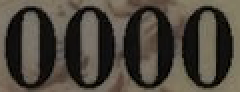
#> input picture picture_identity/images/0000x_0.png, 120 x 46 px (shown 2 times larger); its folder holds only this picture in this run
$ python -i ImgHandle.py   (imports and definitions only)
#> lines starting #> are read from the running program, lines starting #| are printed output that depends on the picture; after the words box and inside, x2 and y2 are one past the last pixel; in counts of white or black regions, pixels touching at a corner belong together
import cv2
import os
import numpy as np
import random

data = []
label = []


def get_img(img, file):
    blur = cv2.GaussianBlur(img, (3, 3), 0)  # 高斯模糊
    ret, img = cv2.threshold(blur, 60, 255, cv2.THRESH_BINARY)  # 二值化

    height, width = img.shape
    v = [0] * width
    z = [0] * height
    a = 0

    # 垂直投影：统计并存储每一列的黑点数
    for x in range(0, width):
        for y in range(0, height):
            if img[y, x] == 255:
                continue
            else:
                a = a + 1
        v[x] = a
        a = 0

    # 创建空白图片，绘制垂直投影图
    l = len(v)
    emptyImage = np.full((height, width), 255, dtype=np.uint8)
    for x in range(0, width):
        for y in range(0, v[x]):
            emptyImage[y, x] = 0

    # 分割字符
    Position = []
    Wstart = 0
    Wend = 0
    W_Start = 0
    W_End = 0
    v[0], v[len(v) - 1] = 0, 0
    for j in range(len(v)):
        if v[j] > 0 and Wstart == 0:
            W_Start = j
            Wstart = 1
            Wend = 0
        if v[j] <= 0 and Wstart == 1:
            W_End = j
            Wstart = 0
            Wend = 1
        if Wend == 1:
            Position.append([W_Start, 0, W_End, height])
            Wend = 0

    i = 0
    for m in range(len(Position)):
        if Position[m][3] / (Position[m][2] - Position[m][0]) > 1 and Position[m][3] / (
                Position[m][2] - Position[m][0]) < 5:
            temp_img = img[Position[m][1]:Position[m][3], Position[m][0]:Position[m][2]]
            # 用temp存放data和label
            temp_img = cv2.resize(temp_img, (16, 16))

            blur1 = cv2.GaussianBlur(temp_img, (1, 1), 0)  # 高斯模糊
            blur2 = cv2.GaussianBlur(temp_img, (3, 3), 0)  # 高斯模糊
            noise = sp_noise(temp_img, 0.01)

            h0, w0 = temp_img.shape
            temp_label = [0.0] * 10

            temp_data = []
            for hx in range(h0):
                for wx in range(w0):
                    temp_data.append(float(temp_img[hx, wx]))
            data.append(temp_data)

            temp_data = []
            for hx in range(h0):
                for wx in range(w0):
                    temp_data.append(float(blur1[hx, wx]))
            data.append(temp_data)

            temp_data = []
            for hx in range(h0):
                for wx in range(w0):
                    temp_data.append(float(blur2[hx, wx]))
            data.append(temp_data)

            temp_data = []
            for hx in range(h0):
                for wx in range(w0):
                    temp_data.append(float(noise[hx, wx]))
            data.append(temp_data)

            temp_data = []  # 左移
            for hx in range(h0):
                for wx in range(w0):
                    if wx < w0 - 1:
                        temp_data.append(float(temp_img[hx, wx + 1]))
                    else:
                        temp_data.append(255.0)
            data.append(temp_data)

            temp_data = []  # 右移
            for hx in range(h0):
                for wx in range(w0):
                    if wx > 0:
                        temp_data.append(float(temp_img[hx, wx - 1]))
                    else:
                        temp_data.append(255.0)
            data.append(temp_data)

            temp_data = []  # 上移
            for hx in range(h0):
                if hx < h0 - 1:
                    for wx in range(w0):
                        temp_data.append(float(temp_img[hx + 1, wx]))
                else:
                    for wx in range(w0):
                        temp_data.append(255.0)
            data.append(temp_data)

            temp_data = []  # 下移
            for hx in range(h0):
                if hx > 0:
                    for wx in range(w0):
                        temp_data.append(float(temp_img[hx - 1, wx]))
                else:
                    for wx in range(w0):
                        temp_data.append(255.0)
            data.append(temp_data)

            temp_label[int(file[i])] = 1.0
            for j in range(8):
                label.append(temp_label)
            i += 1


def sp_noise(image, prob):
    """
    添加椒盐噪声
    prob:噪声比例
    """
    output = np.zeros(image.shape, np.uint8)
    thres = 1 - prob
    for i in range(image.shape[0]):
        for j in range(image.shape[1]):
            rdn = random.random()
            if rdn < prob:
                output[i][j] = 0
            elif rdn > thres:
                output[i][j] = 255
            else:
                output[i][j] = image[i][j]
    return output


def img_handle():
    for root, dirs, files in os.walk('./images'):
        for file in files:
            img_path = root + '/' + file
            # 以灰度图的方式读取图片
            img = cv2.imread(img_path, 0)
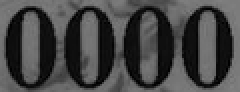
#> img: shape (46, 120) (shown 2 times larger); min 0, max 131, mean 69
            get_img(img, file)
#> in get_img, `ret, img = cv2.threshold(blur, 60, 255, cv2.THRESH_BINARY)`:
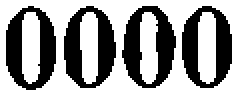
#> img: shape (46, 120) (shown 2 times larger); 59.6% white; 4 black regions, box (x1, y1, x2, y2) and area: (61, 3, 88, 44) 576, (32, 3, 58, 44) 562, (3, 3, 28, 45) 556, (91, 3, 116, 44) 537
#> after the loop in get_img, `for x in range(0, width):`:
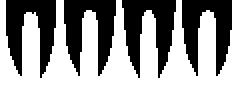
#> emptyImage: shape (46, 120) (shown 2 times larger); 59.6% white; 4 black regions, box (x1, y1, x2, y2) and area: (61, 0, 88, 39) 576, (32, 0, 58, 38) 562, (3, 0, 28, 39) 556, (91, 0, 116, 38) 537
#> the loop in get_img, `for m in range(len(Position)):` made 4 passes
#> pass 1, in get_img, `temp_img = img[Position[m][1]:Position[m][3], Position[m][0]:Position[..`:
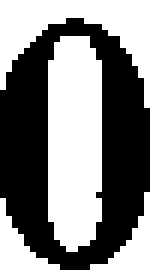
#> temp_img: shape (46, 25) (shown 6 times larger); 51.7% white; 1 black region, box (x1, y1, x2, y2) and area: (0, 3, 25, 45) 556
#> pass 2, in get_img, `temp_img = img[Position[m][1]:Position[m][3], Position[m][0]:Position[..`:
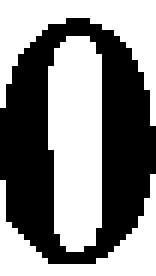
#> temp_img: shape (46, 26) (shown 6 times larger); 53% white; 1 black region, box (x1, y1, x2, y2) and area: (0, 3, 26, 44) 562
#> pass 3, in get_img, `temp_img = img[Position[m][1]:Position[m][3], Position[m][0]:Position[..`:
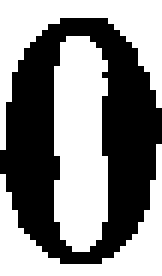
#> temp_img: shape (46, 27) (shown 6 times larger); 53.6% white; 1 black region, box (x1, y1, x2, y2) and area: (0, 3, 27, 44) 576
#> after the loop in get_img, `for m in range(len(Position)):`: data = 32 items; i = 4; label = 32 items, first 6: [1, 0, 0, 0, 0, 0, 0, 0, 0, 0], [1, 0, 0, 0, 0, 0, 0, 0, 0, 0], [1, 0, 0, 0, 0, 0, 0, 0, 0, 0], [1, 0, 0, 0, 0, 0, 0, 0, 0, 0], [1, 0, 0, 0, 0, 0, 0, 0, 0, 0], [1, 0, 0, 0, 0, 0, 0, 0, 0, 0]
    return data, label

>>> result = img_handle()

$ run again, on picture_identity/images/0038j_0.png
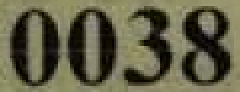
#> input picture picture_identity/images/0038j_0.png, 120 x 46 px (shown 2 times larger)
#> in get_img, `ret, img = cv2.threshold(blur, 60, 255, cv2.THRESH_BINARY)`:
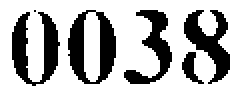
#> img: shape (46, 120) (shown 2 times larger); 69.4% white; 6 black regions (1 under 20 px), largest, box (x1, y1, x2, y2) and area: (34, 5, 58, 42) 454, (6, 6, 30, 43) 435, (92, 5, 115, 42) 378, (62, 5, 86, 42) 339, (91, 26, 102, 42) 81
#> the loop in get_img, `for m in range(len(Position)):` made 4 passes
#> pass 3, in get_img, `temp_img = img[Position[m][1]:Position[m][3], Position[m][0]:Position[..`:
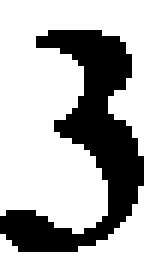
#> temp_img: shape (46, 24) (shown 6 times larger); 69.3% white; 1 black region, box (x1, y1, x2, y2) and area: (0, 5, 24, 42) 339
#> after the loop in get_img, `for m in range(len(Position)):`: data = 32 items; i = 4; label = 32 items, first 6: [1, 0, 0, 0, 0, 0, 0, 0, 0, 0], [1, 0, 0, 0, 0, 0, 0, 0, 0, 0], [1, 0, 0, 0, 0, 0, 0, 0, 0, 0], [1, 0, 0, 0, 0, 0, 0, 0, 0, 0], [1, 0, 0, 0, 0, 0, 0, 0, 0, 0], [1, 0, 0, 0, 0, 0, 0, 0, 0, 0]
